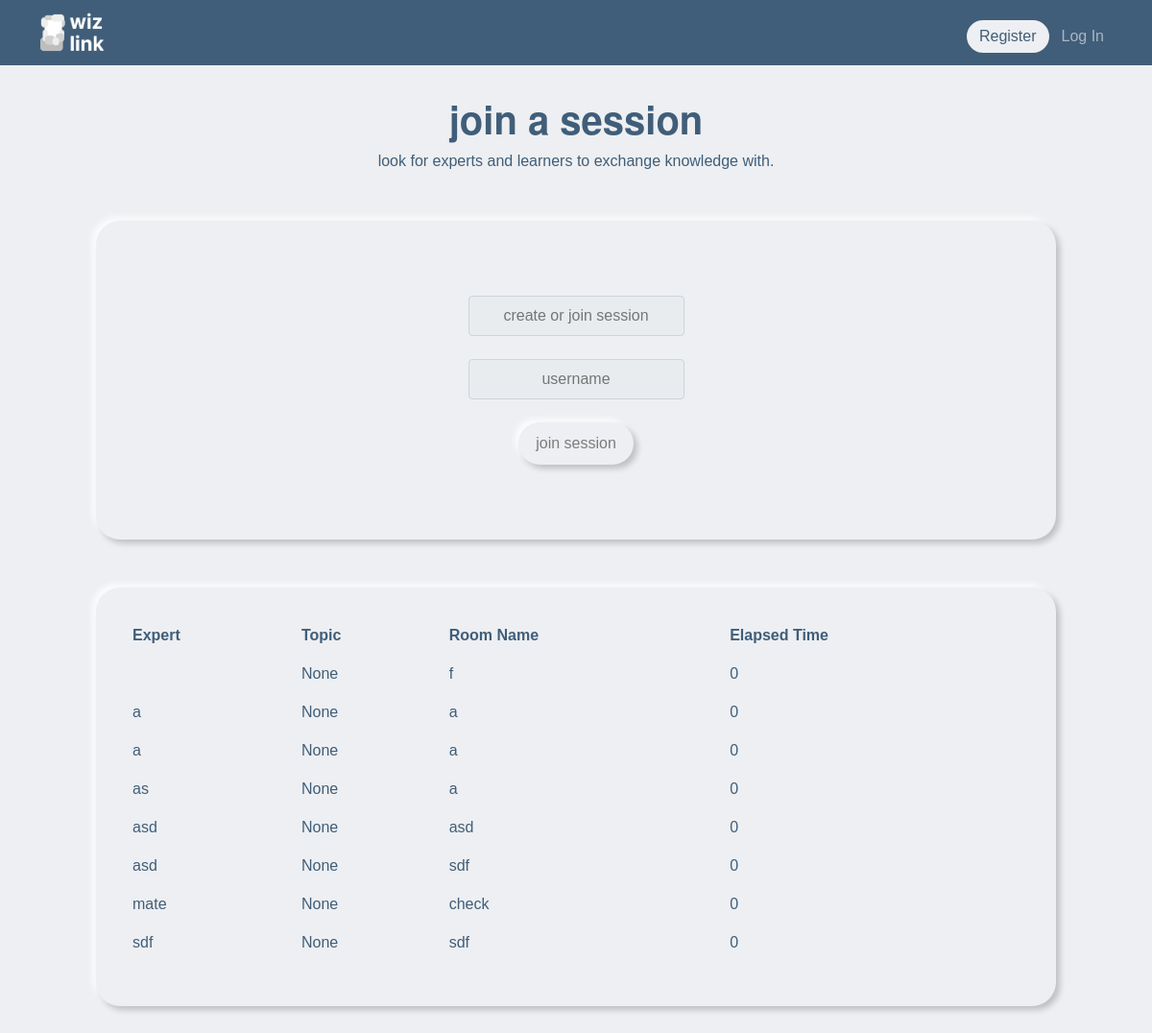
/call, run on an earlier commit of the app's database.
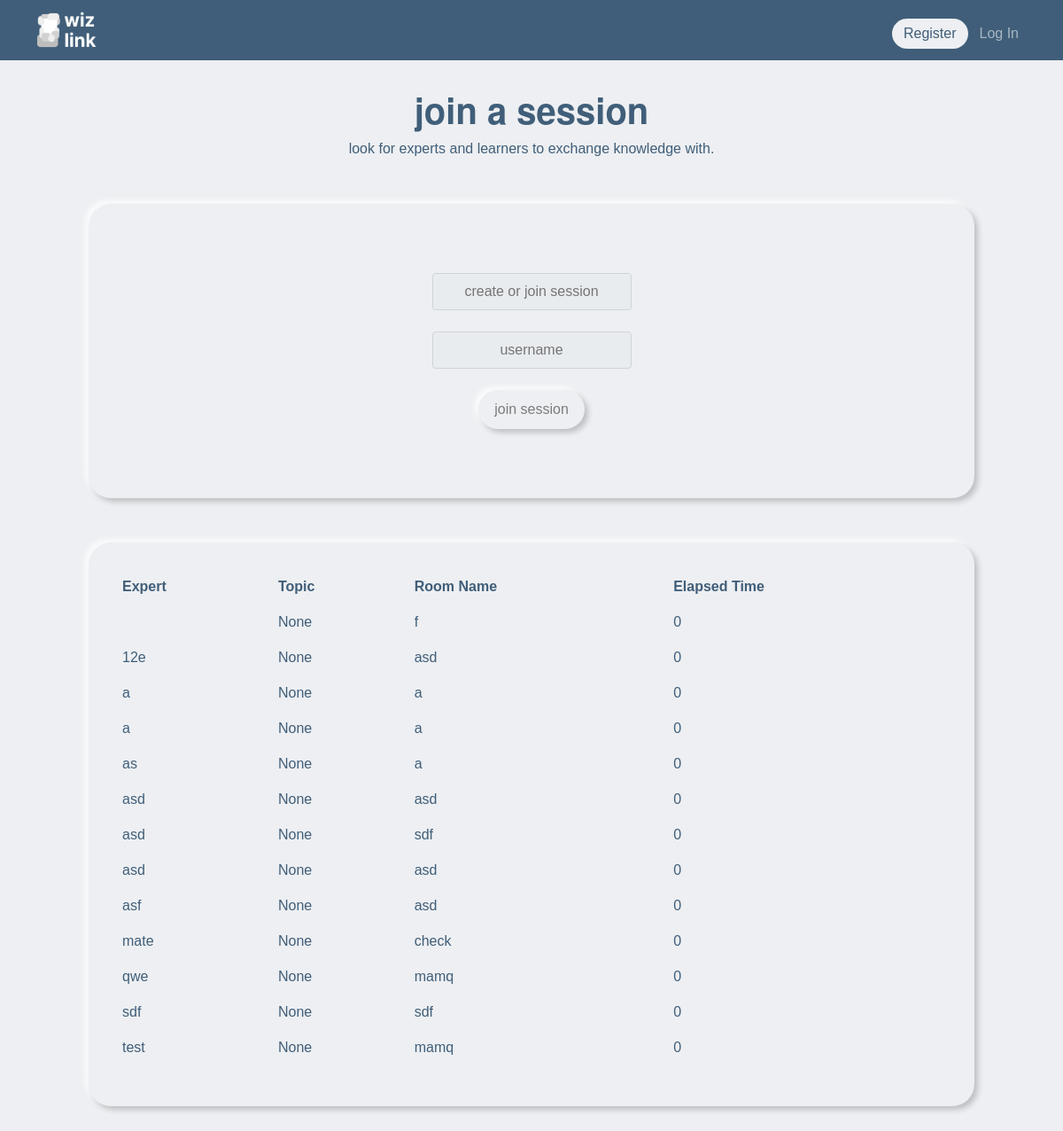
And on a later commit of the database.
### tables this page shows
CREATE TABLE rooms (
    room_id INTEGER PRIMARY KEY AUTOINCREMENT,
    room_name TEXT,
    host_name TEXT,
    user_id INTEGER, categories TEXT,
    FOREIGN KEY (user_id) REFERENCES users(id)
);

### app.py (the view, shortened to what this page needs)
@app.route("/call", methods=["GET", "POST"])
def call():
    if request.method == "GET":
        rooms = db.execute("SELECT * FROM rooms ORDER BY host_name")
        return render_template("room_list.html", rooms=rooms)

### app.py (called while the page is built)
@app.after_request
def after_request(response):
    response.headers["Cache-Control"] = "no-cache, no-store, must-revalidate"
    response.headers["Expires"] = 0
    response.headers["Pragma"] = "no-cache"
    return response

### templates/room_list.html (shortened to what this page needs)
{% extends "layout.html" %}
{% block main %}
<div class="header">
    <div id="writing">
        <h1>
            <b>join a session</b>
        </h1>
        <p>look for experts and learners to exchange knowledge with.</p>
    </div>
  </div>
    <div class="box_s" id="box">
      <form id="room-name-form" method="post" action="/">
          <input name="room-name-input" id="room-name-input" class="input-group-text mx-auto p-2" placeholder="create or join session">
          <br>
          <input name="username" id="username" class="input-group-text mx-auto p-2" placeholder="username">
          <br>
          <button type="submit" class="button_s">join session</button>
      </form>
    </div>
<div class="box_s" id="myTableDiv" >
    <table id="myTable" class="table table-borderless" style="color: #405E79">
        <thead class="thead-dark">
        <tr>
            <th scope="col">Expert</th>
            <th scope="col">Topic</th>
            <th scope="col">Room Name</th>
            <th scope="col">Elapsed Time</th>
        </tr>
        </thead>
        <tbody>
            {% for room in rooms %}
                <tr>
                    <td>
                        {{ room["host_name"] }}
                    </td>
                    <td>
                        {{ room["categories"] }}
                    </td>
                    <td>
                        {{ room["room_name"] }}
                    </td>
                    <td>
                        0
                    </td>
                </tr>
            {% endfor %}
        </tbody>
    </table>
</div>
{% endblock %}

### templates/layout.html (shortened to what this page needs)
<!DOCTYPE html>
<html lang="en">
    <head>
        <link href="https://cdn.jsdelivr.net/npm/bootstrap@5.1.3/dist/css/bootstrap.min.css" rel="stylesheet">
        <link href="/static/styles.css" rel="stylesheet">
    </head>
    <body>
      <div id="nav1">
      <nav class="navbar navbar-expand-lg navbar-dark navbar-custom nav-fill w-100">
        <div class="container d-flex justify-content-between">
          <div>
            <a class="navbar-brand" href="/">
              <img src="{{ url_for('static', filename='/wizlink.png') }}" class="img-fluid nav-icon" style="width: 10%; height:10%"></a>
          </div>
          <div>
            <div class="collapse navbar-collapse" id="navbarNavAltMarkup">
              <div class="navbar-nav">
                {% if session["user_id"] %}
                <ul class="navbar-nav me-auto mt-2">
                  <li class="nav-item"><a class="nav-link" href="/call">sessions</a></li>
                  <li class="nav-item"><a class="nav-link" href="/guides">guides</a></li>
                  <li class="nav-item"><a class="nav-link" href="/publish">publish</a></li>
                  <li class="nav-item"><a class="nav-link" href="/leaderboard">leaderboard</a></li>
                  <li class="nav-item"><a class="nav-link" href="/awards">milestones</a></li>
                </ul>
                <ul class="navbar-nav ms-auto mt-2">
                  <li class="nav-item"><a class="nav-link" href="/logout">logout</a></li>
                </ul>
                {% else %}
                <ul class="navbar-nav ms-auto mt-2">
                  <li class="nav-item">
                    <a class="nav-link register" href="/register" style="color: #405E79;">
                      Register
                    </a>
                  </li>
                  <li class="nav-item"><a class="nav-link login" href="/login">Log In</a></li>
                </ul>
                {% endif %}
              </div>
            </div>
          </div>
        </div>
      </nav>
      </div>
        <div class="webpage">
        {% block main %}{% endblock %}
        </div>
    </body>
</html>

### static/styles.css (style rules this page uses)
body { background-color: #edeff2; -moz-user-select: none; -webkit-user-select: none; -ms-user-select:none; user-select:none; -o-user-select:none; font-family: helvetica; font-weight: 100; }
.header { text-align: center; color: #405E79; }
h1 { font-family: helvetica; text-align: center; font-weight: 800 }
.box_s { border-radius: 25px; padding: 30px; margin: 50px; top: 30%; left: 30%; background-color: #edeff2; box-shadow: 4px 4px 6px 0 rgba(0, 0, 0, 0.2), -4px -4px 6px 0 rgba(255, 255, 255, 0.8); }
.button_s { background-color: #edeff2; border-radius: 25px; padding: 10px; border: none; width: 120px; text-align: center; color: #797d7a; font-size: 12pt; font-family: helvetica; font-weight: 300; text-align: center; box-shadow: 4px 4px 6px 0 rgba(0, 0, 0, 0.2), -4px -4px 6px 0 rgba(255, 255, 255, 0.8); }
.nav-icon { width: 280px; height: 70px; }
* { margin: 0; padding: 0; box-sizing: border-box; }
#room-name-form { margin: 3rem; text-align: center; }
.header h1 { text-align: center; margin-top: 50px; font-family:"Helvetica Neue", Courier, sans-serif; }
.webpage { padding: 50px; }
.navbar-custom { background-color: #405E79; }
.register { background-color: #edeff2; border-radius: 25px; padding: 5px; margin: 5px; }
.login { border-radius: 25px; padding: 5px; border:5px; border-color: #edeff2; margin: 5px; }

### templates/layout.html (style rules this page uses)
#nav1 { position: fixed; top: 0; width: 100%; transition: top 0.5s; }

What changed in the data, as far as the page shows it:
added rooms: host_name "12e", categories "None", room_name "asd"
added rooms: host_name "asd", categories "None", room_name "asd"
added rooms: host_name "asf", categories "None", room_name "asd"
added rooms: host_name "qwe", categories "None", room_name "mamq"
added rooms: host_name "test", categories "None", room_name "mamq"
